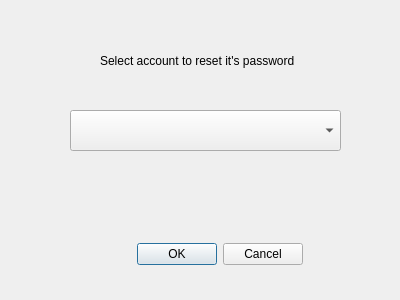
<?xml version="1.0" encoding="UTF-8"?>
<ui version="4.0">
 <class>ResetPassWindow</class>
 <widget class="QDialog" name="ResetPassWindow">
  <property name="geometry">
   <rect>
    <x>0</x>
    <y>0</y>
    <width>400</width>
    <height>300</height>
   </rect>
  </property>
  <property name="windowTitle">
   <string>Reset Password</string>
  </property>
  <widget class="QLabel" name="label">
   <property name="geometry">
    <rect>
     <x>100</x>
     <y>30</y>
     <width>231</width>
     <height>61</height>
    </rect>
   </property>
   <property name="text">
    <string>Select account to reset it's password</string>
   </property>
  </widget>
  <widget class="QComboBox" name="comboBox">
   <property name="geometry">
    <rect>
     <x>70</x>
     <y>110</y>
     <width>271</width>
     <height>41</height>
    </rect>
   </property>
   <property name="font">
    <font>
     <family>Code Pro Light LC</family>
     <pointsize>18</pointsize>
     <weight>75</weight>
     <bold>true</bold>
    </font>
   </property>
  </widget>
  <widget class="QDialogButtonBox" name="buttonBox">
   <property name="geometry">
    <rect>
     <x>110</x>
     <y>240</y>
     <width>193</width>
     <height>28</height>
    </rect>
   </property>
   <property name="standardButtons">
    <set>QDialogButtonBox::Cancel|QDialogButtonBox::Ok</set>
   </property>
  </widget>
 </widget>
 <resources/>
 <connections/>
</ui>
